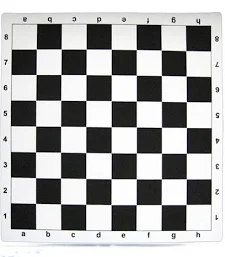
#> input picture chess.jpg, 225 x 257 px
$ python harris_corner_detection.py
#> lines starting #> are read from the running program, lines starting #| are printed output that depends on the picture; after the words box and inside, x2 and y2 are one past the last pixel; in counts of white or black regions, pixels touching at a corner belong together
import cv2
import numpy as np
import matplotlib.pyplot as plt
def show_image(title, img, cmap=None):
    plt.figure(figsize=(8, 8))
    plt.title(title)
    if cmap:
        plt.imshow(img, cmap=cmap)
    else:
        plt.imshow(cv2.cvtColor(img, cv2.COLOR_BGR2RGB))

    plt.axis('off')
    plt.show()
img = cv2.imread('chess.jpg')
#> img is the input picture: shape (257, 225, 3); mean B, G, R 167, 167.3, 166.9
if img is None:
    print("Error: Image not found.")
else:
    gray = cv2.cvtColor(img, cv2.COLOR_BGR2GRAY)
    gray = np.float32(gray)
    dst = cv2.cornerHarris(
        gray,
        2,
        3,
        0.04
    )
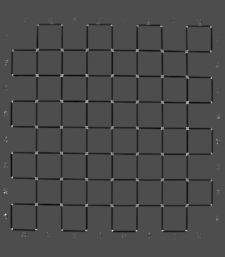
#> dst: shape (257, 225) float32; min -115483384, max 264517312, mean -4383434; drawn with min black and max white
    dst = cv2.dilate(dst, None)
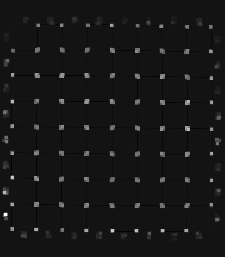
#> dst: shape (257, 225) float32; min -21768758, max 264517312, mean 3765592.2; drawn with min black and max white
    img[dst > 0.01 * dst.max()] = [0, 0, 255]
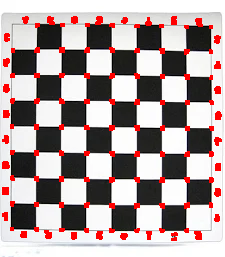
#> img: shape (257, 225, 3); 6.49% of pixels changed, all inside (x1, y1, x2, y2) = (2, 16, 222, 241)
    show_image(
        "Harris Corner Detection",
        img
    )
